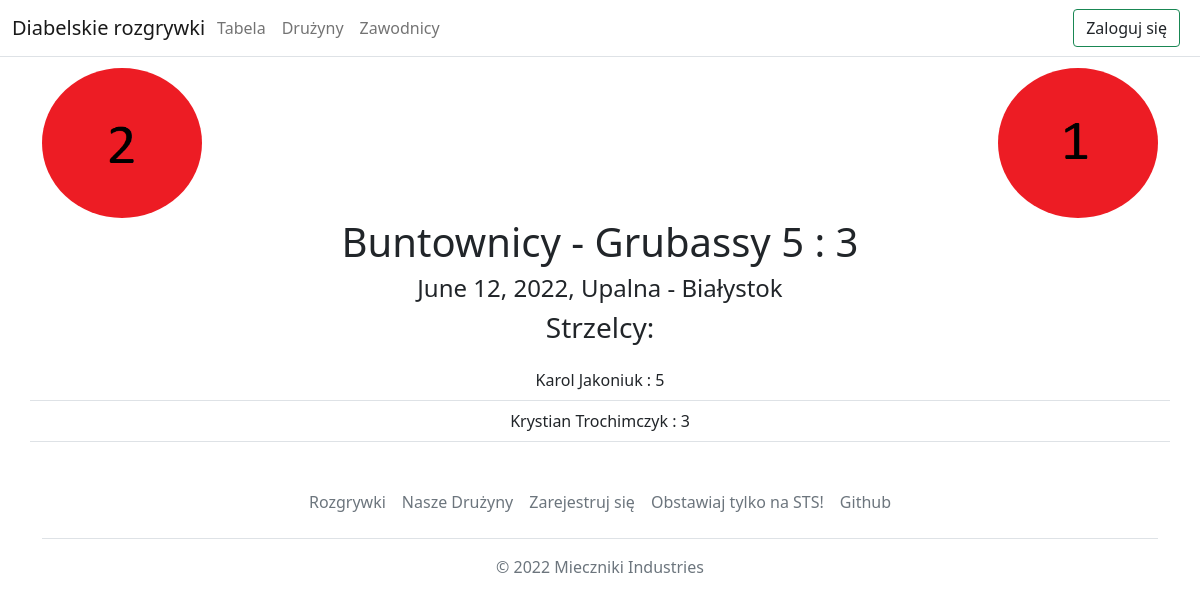
Page /match/?P11 on the committed database.
### Football/models.py (models this page shows, shortened)
class Match(models.Model):
    team1 = models.ForeignKey(Team,related_name='teamone',on_delete=models.CASCADE)
    team2 = models.ForeignKey(Team,related_name='teamtwo',on_delete=models.CASCADE)
    stadium = models.ForeignKey(Stadium,null=True,on_delete=models.SET_NULL)
    date = models.DateField(null=False)
    status = models.BooleanField(default=False, null=False)
    class Meta:
        verbose_name_plural = 'Matches'
    def __str__(self):
        return f'{self.team1.__str__()} - {self.team2.__str__()} {self.get_score()}'
    def get_score(self):
        goals1 = Goal.objects.filter(match=self,team=self.team1)
        goals2 = Goal.objects.filter(match=self,team=self.team2)
        return f'{len(goals1)} : {len(goals2)}'

class Team(models.Model):
    name = models.CharField(max_length=30)
    slug = models.SlugField(max_length=30,unique=True)
    image = models.ImageField(upload_to='images/teams')
    def __str__(self):
        return self.name

class Stadium(models.Model):
    name = models.CharField(max_length=30)
    place = models.CharField(max_length=30)
    def __str__(self):
        return f'{self.name} - {self.place}'

class Goal(models.Model):
    match = models.ForeignKey(Match,on_delete=models.CASCADE)
    player = models.CharField(null=True, max_length=100)
    team = models.ForeignKey(Team,on_delete=models.CASCADE)

### Football/views.py (the view)
# urls.py: path('match/?P<int:id>',views.match_detail,name='match_detail'),
def match_detail(request,id):
    class Scorer:
        scorer = None
        count = 0
    match = Match.objects.filter(id=id).first()
    goals_scored = Goal.objects.filter(match=match)
    scorers = [goal.player for goal in goals_scored]
    ind_scorers = set(scorers)
    scorers_w_count = []
    for scorer in ind_scorers:
        swc = Scorer()
        swc.scorer=scorer
        swc.count = scorers.count(scorer)
        scorers_w_count.append(swc)
    return render(request,'match/match_detail.html',{
        'match':match,
        'scorers':sorted(scorers_w_count,reverse=True,key=lambda x:x.count),
    })

### Football/ext_methods.py (called while the page is built)
def get_teams(request):
    return {'teams' : Team.objects.all()}

### templates/match/match_detail.html (shortened to what this page needs)
{% extends 'base.html' %}
{% block content %}
    <div class="container text-center overflow-hidden">
        <div class="row">
            <div class="d-flex justify-content-between mt-2">
                <img class=" rounded-circle" src="{{ match.team1.image.url }}"style="width: 160px;height: 150px;" >
             <img class=" rounded-circle" src="{{ match.team2.image.url }}" style="width: 160px; height: 150px;" >
        </div>
            <h1>{{ match }}</h1>
                <h4>{{ match.date }}, {{ match.stadium }}</h4>
            <h3>Strzelcy: </h3>
        <table class="table table-hover text-center mt-2 ">
		  <tbody>
            {% for scorer in scorers %}
                <tr>
                <td>{{ scorer.scorer }} : {{ scorer.count }}</td>
                </tr>
            {% endfor %}
        </tbody>
        </table>
        </div>
    </div>
{% endblock %}

### templates/base.html (style rules this page uses)
body { padding-top:60px; }

### rows in the picture
Match: team1.image (picture), team2.image (picture), team1+team2+id "Buntownicy - Grubassy 5 : 3", date "June 12, 2022", stadium "Upalna - Białystok"
Goal: scorer "Karol Jakoniuk"
Goal: scorer "Krystian Trochimczyk"

### other values in the picture
{{ scorer.count }} "5" "3"
